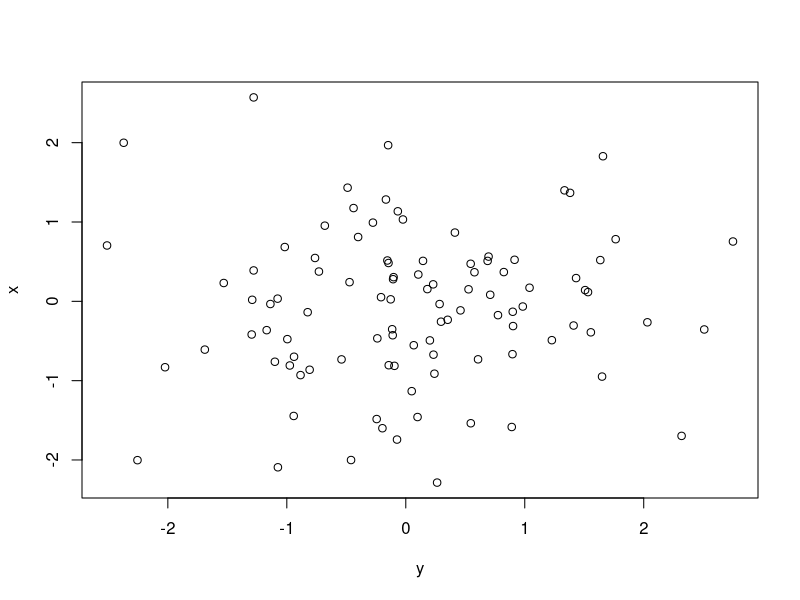

Recreate this plot in R.
## ---- chunk 1
a <- 1
b <- 2
print(a + b)
## ---- chunk 2
x <- rnorm(100)
y <- rnorm(100)
plot(y, x)
